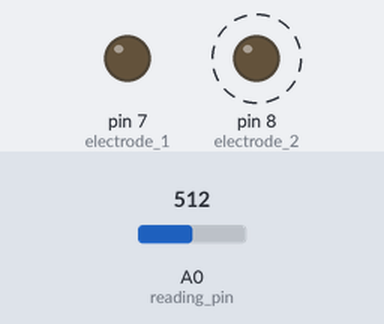
Recording of a sketch running on a simulated Arduino Uno, built with avr-gcc and run on an emulated ATmega328P. On the bench: output pins drawn as LEDs (lit = HIGH). Dashed ring = blinking. The inputs (shaded band) are chosen by the test bench; at power-on: A0 (reading_pin) = 512. What the sketch prints to the serial monitor is not drawn.

Above: at 0.3 s.
Timing chart, 0 to 3.0 s (numbered marks = the images above):
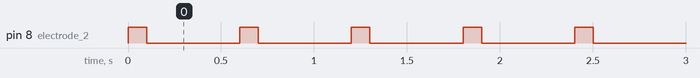

Measured:
- by itself, pin 8 (electrode_2): alternates HIGH for 0.10 s and LOW for 0.50 s

The sketch:

condutiv_diy.ino
```cpp
/* firmware simplificado para o sensor de condutividade
Para c'odigo refinado visitar: http://www.c2o.pro.br/hackaguas/ar01s14.html
*/

byte electrode_1 = 7; //Pino eletrodo
byte electrode_2 = 8; //Pino eletrodo
int  reading_pin = 0; //Pino analógico para leitura
int  reading;         //Variável que armazena leituras

void setup()
{

  Serial.begin(9600);
  pinMode(electrode_1, OUTPUT);
  pinMode(electrode_2, OUTPUT);
}

void loop()
{

  digitalWrite(electrode_2, HIGH ); //Colocar eletrodo 2 como polo positivo (5V)
  digitalWrite(electrode_1, LOW);   //Colocar eletrodo 1 como polo negativo (0V)
  delay(100);                         //Aguardar estabilização
  reading = analogRead(reading_pin);  //Medir tensão entre o divisor de voltagem
  digitalWrite(electrode_2, LOW);     //Desligar eletrodo 1
  Serial.println(reading);
  delay(500);
}
```
